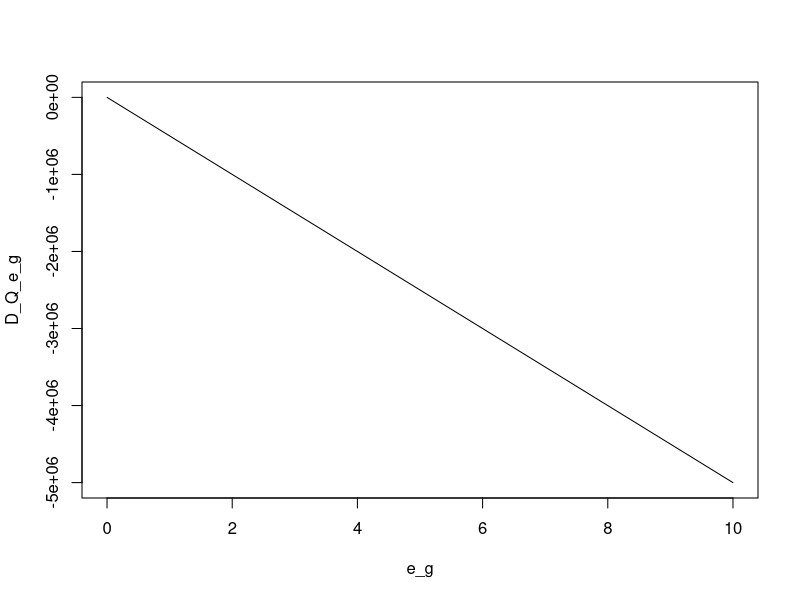
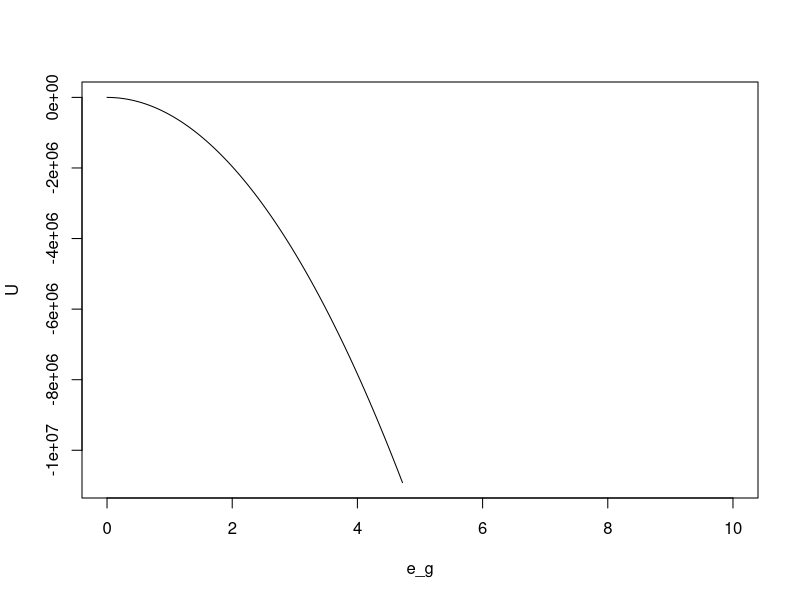
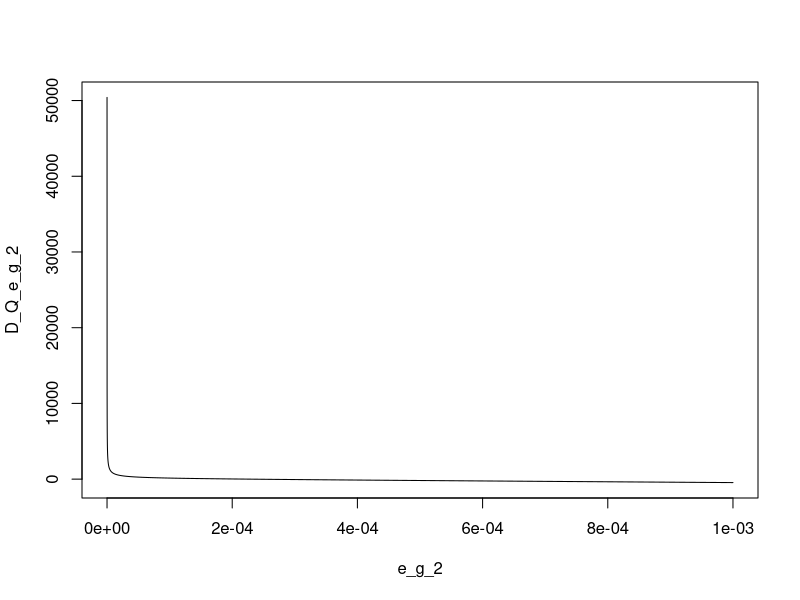
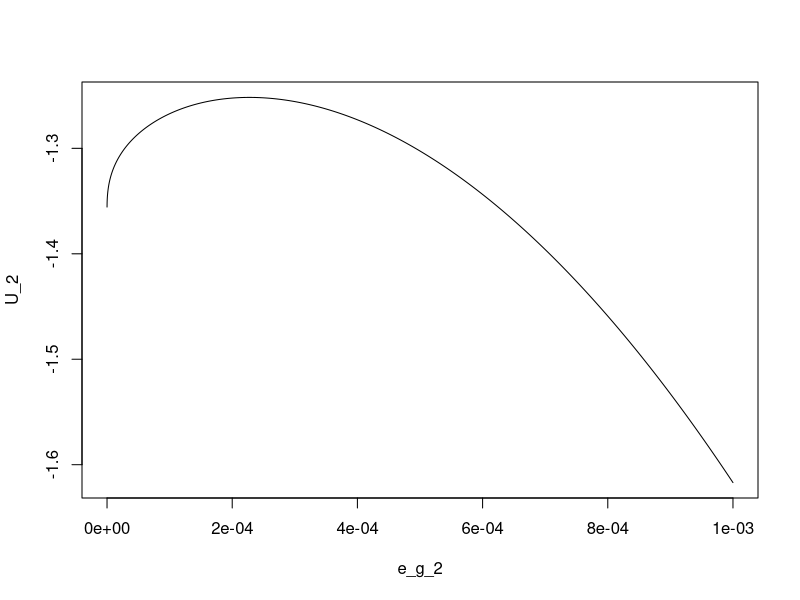

Write the R code that produced these figures, in order.
# Define parameter values
A <- 2; eta <- 2; mu <- 0.2; N <- 100; gamma <- 0.4

# Define HH level emission output vector
e_g <- seq(0,10,by=0.001)

# Calculate a the first derivative of Q w.r.t. e 
D_Q_e_g <- ((gamma*A*e_g^(gamma-1)-1)/(1+A*e_g^(gamma))-e_g)- eta*(N^eta)*(mu^(-eta))*e_g^(eta-1)

# Plot the derivatives:
plot(e_g,D_Q_e_g, type = 'l')

# Get the derivatives for the three smallest outputs:
D_Q_e_g[1:3]

# There is no numerical solution found.


# Alternative: directly maximize the utility w.r.t. e_g: 
# beta is needed; chosen at some plausible level
b <- 0.96

# Give utility function in terms of e_g
U <- log(((1)/(1+b))*(1+A*e_g^(gamma)-e_g)) + b*log(((b)/(1+b))*(1+A*e_g^(gamma)-e_g)) - (1+b)*((e_g*N)/mu)^(eta)

# plot utility function w.r.t. e_g
plot(e_g,U, type = 'l')





# Define the same as before but for shorter range of emission values:
e_g_2 <- seq(0.00000001,0.001,length.out = 10000)
D_Q_e_g_2 <- ((gamma*A*e_g_2^(gamma-1)-1)/(1+A*e_g_2^(gamma))-e_g_2)- eta*(N^eta)*(mu^(-eta))*e_g_2^(eta-1)
U_2 <- log(((1)/(1+b))*(1+A*e_g_2^(gamma)-e_g_2)) + b*log(((b)/(1+b))*(1+A*e_g_2^(gamma)-e_g_2)) - (1+b)*((e_g_2*N)/mu)^(eta)

plot(e_g_2,D_Q_e_g_2, type = 'l')
plot(e_g_2,U_2, type = 'l')

# it appears as the utility is maximized for an output very close to zero, 
# but not exactly zero
